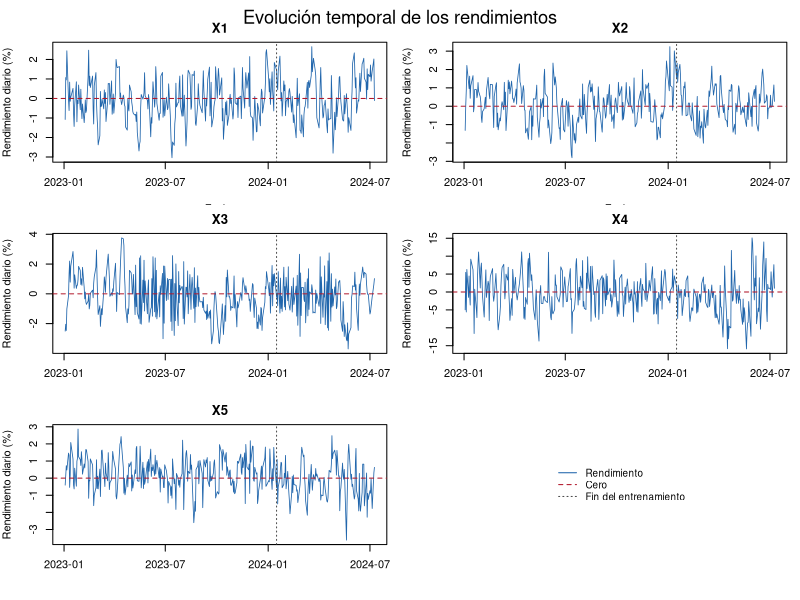
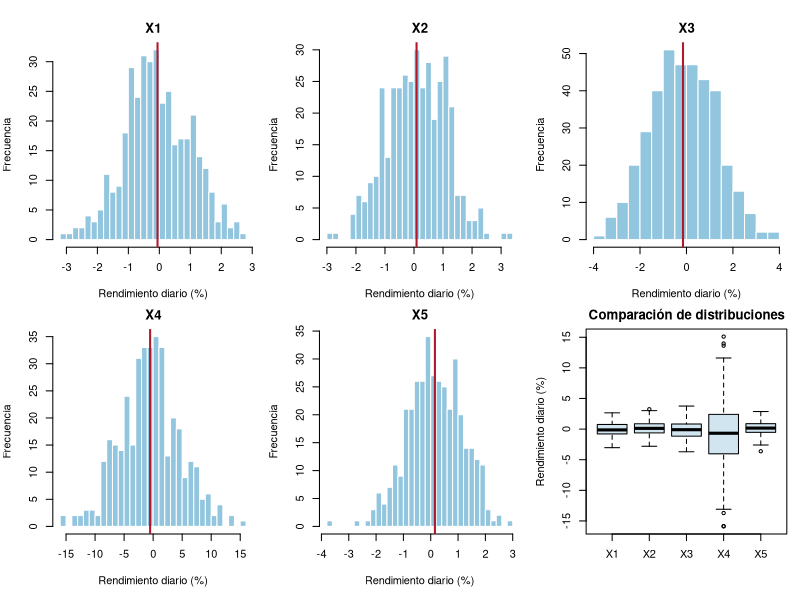
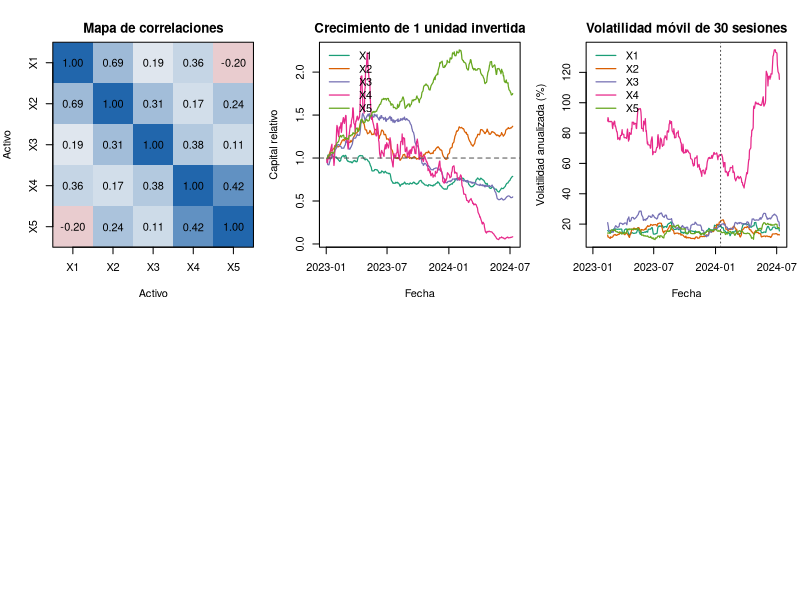

Source code (R) for these figures, in order:
## ---- chunk 1
knitr::opts_chunk$set(
  echo = TRUE,
  warning = FALSE,
  message = FALSE,
  fig.align = "center",
  fig.width = 8,
  fig.height = 4.8
)
options(scipen = 999)
## ---- chunk 2
datos <- read.csv("stock_returns_train.csv", stringsAsFactors = FALSE)
activos <- grep("^X[1-5]$", names(datos), value = TRUE)

datos$fecha <- as.Date(datos$fecha)
datos$periodo <- as.integer(datos$periodo)

stopifnot(length(activos) == 5)
stopifnot(all(datos$periodo == seq_len(nrow(datos))))
stopifnot(all(datos$fecha == sort(datos$fecha)))

datos$bloque <- ifelse(datos$periodo <= 258, "Entrenamiento", "Validación")
datos$bloque <- factor(datos$bloque, levels = c("Entrenamiento", "Validación"))

rendimientos <- datos[activos]
fecha_inicio <- min(datos$fecha)
fecha_fin <- max(datos$fecha)
## ---- chunk 3
knitr::kable(
  head(datos[c("periodo", "fecha", activos)], 6),
  digits = 6,
  caption = "Primeras observaciones del conjunto de datos"
)
## ---- chunk 4
saltos_fecha <- as.integer(diff(datos$fecha))

calidad <- data.frame(
  Variable = names(datos)[names(datos) != "bloque"],
  Tipo = vapply(datos[names(datos) != "bloque"], function(x) class(x)[1], character(1)),
  Ausentes = vapply(datos[names(datos) != "bloque"], function(x) sum(is.na(x)), integer(1)),
  Valores_unicos = vapply(datos[names(datos) != "bloque"], function(x) length(unique(x)), integer(1)),
  row.names = NULL
)

knitr::kable(calidad, caption = "Comprobaciones básicas por variable")
## ---- chunk 5
estadisticos <- data.frame(
  Activo = activos,
  Media = vapply(rendimientos, mean, numeric(1)),
  Mediana = vapply(rendimientos, median, numeric(1)),
  Desv_est = vapply(rendimientos, sd, numeric(1)),
  Minimo = vapply(rendimientos, min, numeric(1)),
  Q01 = vapply(rendimientos, quantile, numeric(1), probs = 0.01),
  Q99 = vapply(rendimientos, quantile, numeric(1), probs = 0.99),
  Maximo = vapply(rendimientos, max, numeric(1)),
  Porcentaje_positivo = vapply(rendimientos, function(x) mean(x > 0), numeric(1))
)

estadisticos_presentacion <- estadisticos
estadisticos_presentacion[-1] <- lapply(estadisticos_presentacion[-1], function(x) round(x, 5))
estadisticos_presentacion$Porcentaje_positivo <- sprintf(
  "%.1f%%", 100 * estadisticos$Porcentaje_positivo
)

knitr::kable(
  estadisticos_presentacion,
  caption = "Estadísticos de los rendimientos diarios (en fracción, salvo indicación)"
)
## ---- chunk 6
par(mfrow = c(3, 2), mar = c(3.2, 4, 2.2, 1), oma = c(1, 0, 1, 0))
for (activo in activos) {
  plot(
    datos$fecha, 100 * datos[[activo]], type = "l",
    col = "#2166AC", lwd = 0.8,
    main = activo, xlab = "Fecha", ylab = "Rendimiento diario (%)"
  )
  abline(h = 0, col = "#B2182B", lty = 2)
  abline(v = datos$fecha[258], col = "#4D4D4D", lty = 3)
}
plot.new()
legend(
  "center",
  legend = c("Rendimiento", "Cero", "Fin del entrenamiento"),
  col = c("#2166AC", "#B2182B", "#4D4D4D"),
  lty = c(1, 2, 3), bty = "n", cex = 0.9
)
mtext("Evolución temporal de los rendimientos", outer = TRUE, line = -1, cex = 1.1)
## ---- chunk 7
par(mfrow = c(2, 3), mar = c(4, 4, 2.2, 1))
for (activo in activos) {
  hist(
    100 * rendimientos[[activo]], breaks = 25,
    col = "#92C5DE", border = "white",
    main = activo, xlab = "Rendimiento diario (%)", ylab = "Frecuencia"
  )
  abline(v = 100 * mean(rendimientos[[activo]]), col = "#B2182B", lwd = 2)
}
boxplot(
  100 * rendimientos, names = activos, col = "#D1E5F0",
  ylab = "Rendimiento diario (%)", main = "Comparación de distribuciones"
)
## ---- chunk 8
extremos <- do.call(rbind, lapply(activos, function(activo) {
  x <- rendimientos[[activo]]
  indices <- order(abs(x), decreasing = TRUE)[1:3]
  data.frame(
    Activo = activo,
    Periodo = datos$periodo[indices],
    Fecha = datos$fecha[indices],
    Rendimiento = x[indices]
  )
}))
extremos$Rendimiento <- round(extremos$Rendimiento, 5)

knitr::kable(
  extremos,
  caption = "Tres observaciones con mayor rendimiento absoluto por activo"
)
## ---- chunk 9
correlaciones <- cor(rendimientos)
covarianzas <- cov(rendimientos)

knitr::kable(
  round(correlaciones, 3),
  caption = "Matriz de correlaciones"
)
knitr::kable(
  round(covarianzas, 6),
  caption = "Matriz de covarianzas"
)
## ---- chunk 10
paleta <- colorRampPalette(c("#B2182B", "#F7F7F7", "#2166AC"))(100)
z <- correlaciones[nrow(correlaciones):1, ]
image(
  x = seq_along(activos), y = seq_along(activos), z = z,
  col = paleta, zlim = c(-1, 1), axes = FALSE,
  xlab = "Activo", ylab = "Activo", main = "Mapa de correlaciones"
)
axis(1, at = seq_along(activos), labels = activos)
axis(2, at = seq_along(activos), labels = rev(activos))
for (i in seq_along(activos)) {
  for (j in seq_along(activos)) {
    text(j, length(activos) - i + 1, labels = sprintf("%.2f", correlaciones[i, j]))
  }
}
box()
## ---- chunk 11
indices_pares <- which(upper.tri(correlaciones), arr.ind = TRUE)
pares <- data.frame(
  Activo_1 = rownames(correlaciones)[indices_pares[, 1]],
  Activo_2 = colnames(correlaciones)[indices_pares[, 2]],
  Correlacion = correlaciones[indices_pares]
)
pares <- pares[order(-abs(pares$Correlacion)), ]
pares_presentacion <- pares
pares_presentacion$Correlacion <- round(pares_presentacion$Correlacion, 3)
knitr::kable(pares_presentacion, caption = "Pares ordenados por correlación absoluta")
## ---- chunk 12
riqueza <- sapply(activos, function(activo) cumprod(1 + rendimientos[[activo]]))
matplot(
  datos$fecha, riqueza, type = "l", lty = 1, lwd = 1.2,
  col = c("#1B9E77", "#D95F02", "#7570B3", "#E7298A", "#66A61E"),
  xlab = "Fecha", ylab = "Capital relativo", main = "Crecimiento de 1 unidad invertida"
)
abline(h = 1, col = "#4D4D4D", lty = 2)
legend("topleft", legend = activos, col = c("#1B9E77", "#D95F02", "#7570B3", "#E7298A", "#66A61E"), lty = 1, lwd = 1.2, bty = "n")
## ---- chunk 13
ventana <- 30
volatilidad_movil <- sapply(activos, function(activo) {
  x <- rendimientos[[activo]]
  vapply(seq_along(x), function(i) {
    if (i < ventana) NA_real_ else sd(x[(i - ventana + 1):i]) * sqrt(252)
  }, numeric(1))
})

matplot(
  datos$fecha, 100 * volatilidad_movil, type = "l", lty = 1, lwd = 1.2,
  col = c("#1B9E77", "#D95F02", "#7570B3", "#E7298A", "#66A61E"),
  xlab = "Fecha", ylab = "Volatilidad anualizada (%)",
  main = "Volatilidad móvil de 30 sesiones"
)
abline(v = datos$fecha[258], col = "#4D4D4D", lty = 3)
legend("topleft", legend = activos, col = c("#1B9E77", "#D95F02", "#7570B3", "#E7298A", "#66A61E"), lty = 1, lwd = 1.2, bty = "n")
## ---- chunk 14
comparacion_bloques <- do.call(rbind, lapply(levels(datos$bloque), function(bloque) {
  filas <- datos$bloque == bloque
  data.frame(
    Bloque = bloque,
    Observaciones = sum(filas),
    Fecha_inicio = min(datos$fecha[filas]),
    Fecha_fin = max(datos$fecha[filas]),
    Media_global = mean(as.matrix(rendimientos[filas, ])),
    Volatilidad_global = sd(as.matrix(rendimientos[filas, ]))
  )
}))
knitr::kable(comparacion_bloques, digits = 5, caption = "Resumen global por bloque temporal")

comparacion_activos <- do.call(rbind, lapply(levels(datos$bloque), function(bloque) {
  filas <- datos$bloque == bloque
  data.frame(
    Bloque = bloque,
    Activo = activos,
    Media = vapply(rendimientos[filas, ], mean, numeric(1)),
    Desv_est = vapply(rendimientos[filas, ], sd, numeric(1))
  )
}))
comparacion_activos_presentacion <- comparacion_activos
comparacion_activos_presentacion$Media <- round(comparacion_activos_presentacion$Media, 5)
comparacion_activos_presentacion$Desv_est <- round(comparacion_activos_presentacion$Desv_est, 5)
knitr::kable(comparacion_activos_presentacion, caption = "Media y desviación por activo y bloque")
## ---- chunk 15
activo_mas_volatil <- activos[which.max(estadisticos$Desv_est)]
activo_media_mayor <- activos[which.max(estadisticos$Media)]
activo_media_menor <- activos[which.min(estadisticos$Media)]
pares <- pares[order(-abs(pares$Correlacion)), ]
